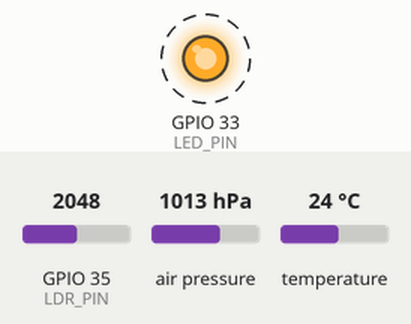
This sketch was run on a simulated ESP32. On the bench: output pins drawn as LEDs (lit = HIGH). Dashed ring = blinking. The inputs (shaded band) are chosen by the test bench; at power-on: GPIO 35 (LDR_PIN) = 2048, air pressure 1013 hPa, temperature 24 °C. Nothing arrives over Bluetooth unless stated; what the sketch prints to the serial monitor is not drawn.

Above: at 0.5 s.
Timing chart, 0 to 4.6 s (numbered marks = the images above):
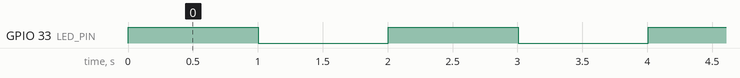

Measured:
- by itself, GPIO 33 (LED_PIN): alternates HIGH for 1.0 s and LOW for 1.0 s

The sketch:

Bluetooth_BMP.ino
```cpp
#include "Adafruit_BMP280.h"

#define LED_PIN 33
#define LDR_PIN 35

Adafruit_BMP280 bmp;
char recorder [80];

#include "BluetoothSerial.h"

#if !defined(CONFIG_BT_ENABLED) || !defined(CONFIG_BLUEDROID_ENABLED)
#error Bluetooth is not enabled! Please run `make menuconfig` to and enable it
#endif

#if !defined(CONFIG_BT_SPP_ENABLED)
#error Serial Bluetooth not available or not enabled. It is only available for the ESP32 chip.
#endif

BluetoothSerial SerialBT;


void setup() {

  pinMode(LED_PIN, OUTPUT);
  Serial.begin(115200);
  SerialBT.begin("Gecko_Carlos");
  bmp.begin(0x76);
  Serial.println("¡Bluetooth listo!");
}

void loop() {

  sprintf(recorder, "%6.2f, %3.2f, %d",
    bmp.readPressure(),
    bmp.readTemperature(),
    analogRead(LDR_PIN)
  );

  digitalWrite(LED_PIN, HIGH);
  Serial.println("Transmitiendo");
  SerialBT.println(recorder);
  delay(1000);
  digitalWrite(LED_PIN, LOW);

  delay(1000);

}
```
